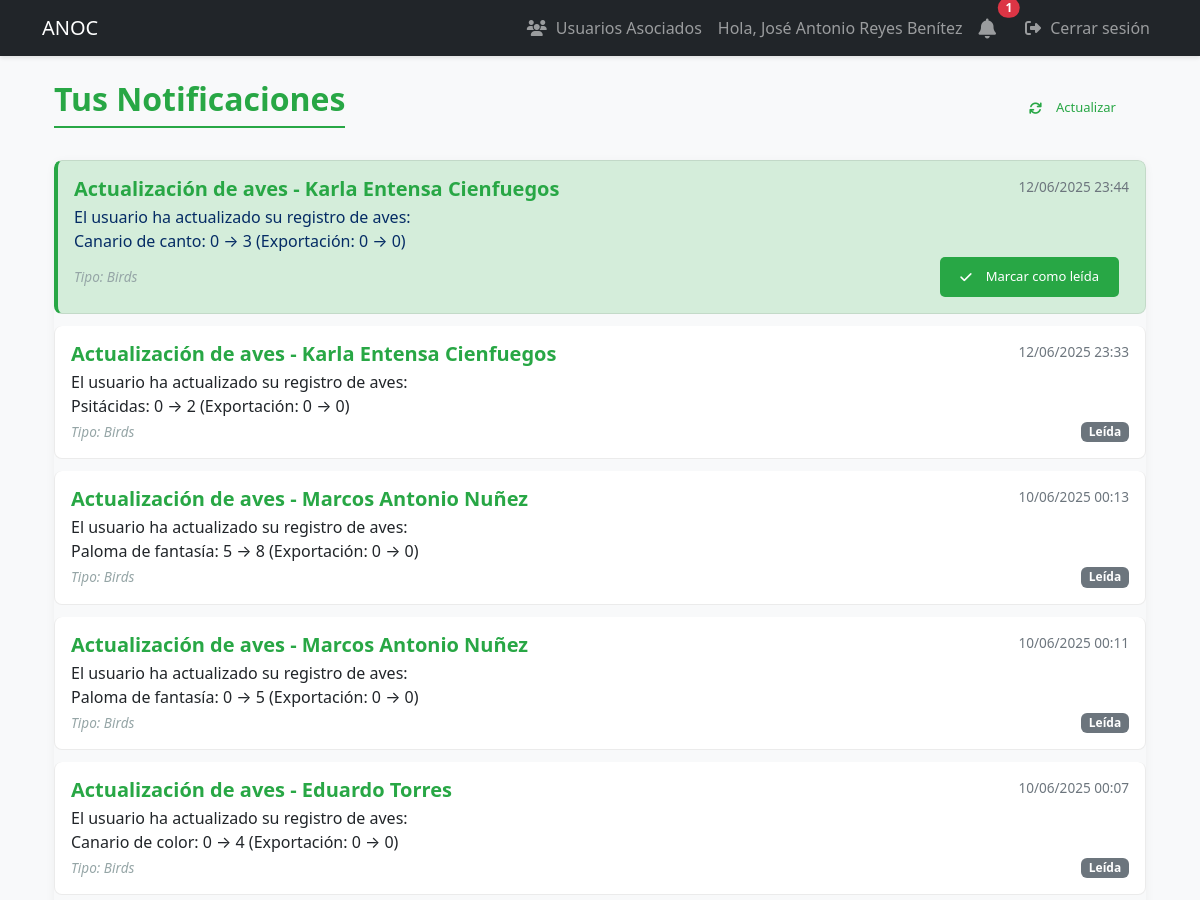
The app's page /notifications (signed in, upper part), older data.
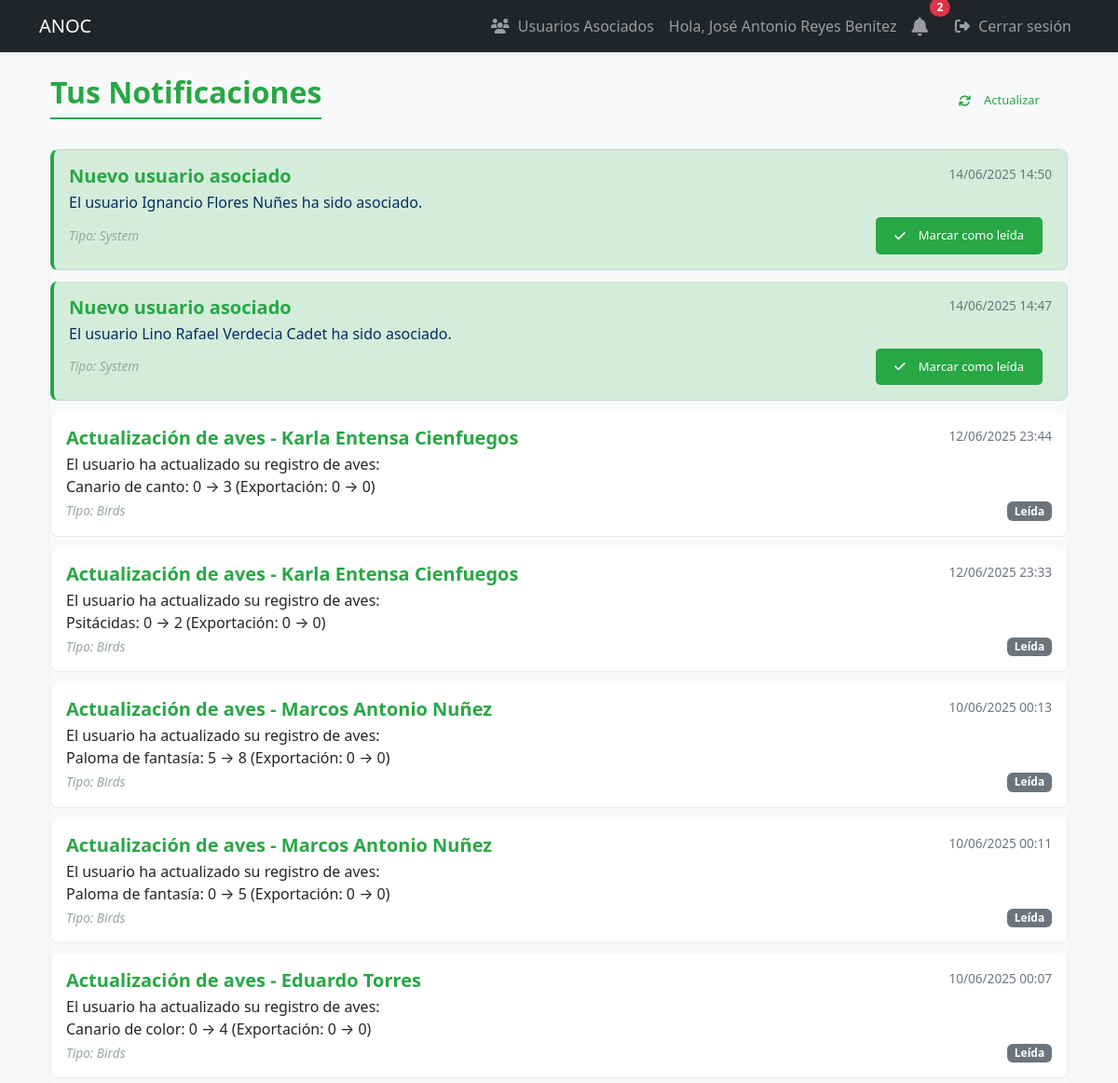
The same page, newer data.
### models.py (models this page shows)
class Notification(db.Model):
    id = db.Column(db.Integer, primary_key=True)
    user_id = db.Column(db.Integer, db.ForeignKey('user.id'), nullable=False)
    title = db.Column(db.String(100), nullable=False)
    message = db.Column(db.Text, nullable=False)
    is_read = db.Column(db.Boolean, default=False)
    created_at = db.Column(db.DateTime, default=datetime.utcnow)
    notification_type = db.Column(db.String(50))  # 'system', 'food', 'birds', 'award'

### app.py (the view)
@app.route('/notifications')
@login_required
def notifications():
    all_notifications = db.session.execute(
        select(Notification)
        .where(Notification.user_id == current_user.id)
        .order_by(Notification.created_at.desc())
    ).scalars().all()
    mark_notifications_as_read(current_user.id)
    return render_template('notifications.html', notifications=all_notifications)

### app.py (called while the page is built)
@login_manager.user_loader
def load_user(user_id):
    return db.session.get(User, int(user_id))

def mark_notifications_as_read(user_id):
    db.session.execute(
        update(Notification)
        .where(Notification.user_id == user_id, Notification.is_read == False)
        .values(is_read=True)
    )
    db.session.commit()

### templates/notifications.html
{% extends "base.html" %}
{% block content %}
    <div class="container mt-4">
        <div class="d-flex justify-content-between align-items-center mb-4">
            <h2>Tus Notificaciones</h2>
            <a href="{{ url_for('notifications') }}" class="btn btn-sm btn-outline-secondary">
                <i class="fas fa-sync"></i> Actualizar
            </a>
        </div>
        {% if notifications %}
            <div class="list-group">
                {% for notification in notifications %}
                    <div class="list-group-item list-group-item-action flex-column align-items-start
                        {% if not notification.is_read %}list-group-item-primary{% endif %}">
                        <div class="d-flex w-100 justify-content-between">
                            <h5 class="mb-1">{{ notification.title }}</h5>
                            <small>{{ notification.created_at.strftime('%d/%m/%Y %H:%M') }}</small>
                        </div>
                        <p class="mb-1">{{ notification.message | replace('\n', '<br>') | safe }}</p>
                        <div class="d-flex justify-content-between align-items-center">
                            <small class="text-muted">
                                Tipo: {{ notification.notification_type | capitalize }}
                            </small>
                            {% if not notification.is_read %}
                                <form method="POST" action="{{ url_for('mark_notification_read', notification_id=notification.id) }}">
                                    <button type="submit" class="btn btn-sm btn-success">
                                        <i class="fas fa-check"></i> Marcar como leída
                                    </button>
                                </form>
                            {% else %}
                                <span class="badge bg-secondary">Leída</span>
                            {% endif %}
                        </div>
                    </div>
                {% endfor %}
            </div>
        {% else %}
            <div class="alert alert-info">
                <i class="fas fa-info-circle"></i> No tienes notificaciones.
            </div>
        {% endif %}
    </div>
{% endblock %}

### templates/base.html (shortened to what this page needs)
<!DOCTYPE html>
<html lang="es">
<head>
    <link href="https://cdn.jsdelivr.net/npm/bootstrap@5.3.0/dist/css/bootstrap.min.css" rel="stylesheet">
    <link href="https://cdnjs.cloudflare.com/ajax/libs/font-awesome/6.4.0/css/all.min.css" rel="stylesheet">
    <link rel="stylesheet" href="{{ url_for('static', filename='css/styles.css') }}">
</head>
<body>
    <nav class="navbar navbar-expand-lg navbar-dark bg-dark">
        <div class="container">
            <a class="navbar-brand" href="{{ url_for('dashboard') }}">ANOC</a>
            <div class="collapse navbar-collapse" id="navbarNav">
                <ul class="navbar-nav">
                    {% if current_user.is_authenticated %}
                        {% if current_user.is_authenticated and current_user.role in ['specialist', 'dependiente'] %}
                            <li class="nav-item">
                                <a class="nav-link" href="{{ url_for('specialist_users') }}">
                                    <i class="fas fa-users"></i> Usuarios Asociados
                                </a>
                            </li>
                        {% endif %}
                        <li class="nav-item">
                            <span class="nav-link">Hola, {{ current_user.full_name }}</span>
                        </li>
                        <li class="nav-item position-relative me-2">
                            <a class="nav-link" href="{{ url_for('notifications') }}">
                                <i class="fas fa-bell fa-lg"></i>
                                {% if current_user.is_authenticated %}
                                    {% set unread_count = get_unread_notifications_count(current_user.id) %}
                                    {% if unread_count > 0 %}
                                        <span class="position-absolute top-0 start-100 translate-middle badge rounded-pill bg-danger">
                                            {{ unread_count }}
                                        </span>
                                    {% endif %}
                                {% endif %}
                            </a>
                        </li>
                        <li class="nav-item">
                            <a class="nav-link" href="{{ url_for('logout') }}">
                                <i class="fas fa-sign-out-alt"></i> Cerrar sesión
                            </a>
                        </li>
                    {% else %}
                        <li class="nav-item">
                            <a class="nav-link" href="{{ url_for('login') }}">
                                <i class="fas fa-sign-in-alt"></i> Iniciar sesión
                            </a>
                        </li>
                    {% endif %}
                </ul>
            </div>
        </div>
    </nav>
    <div class="container mt-4">
        {% block content %}{% endblock %}
    </div>
</body>
</html>

Row changes from the older to the newer data that the page shows:
added Notification: title "Nuevo usuario asociado", created_at "14/06/2025 14:50", message "El usuario Ignancio Flores Nuñes ha sido asociado.", notification_type "System", is_read False (drawn)
added Notification: title "Nuevo usuario asociado", created_at "14/06/2025 14:47", message "El usuario Lino Rafael Verdecia Cadet ha sido asociado.", notification_type "System", is_read False (drawn)
changed Notification (number 3 of 7 on the later page): is_read "Marcar como leída" → "Leída"
Text that changed along with them:
{{ unread_count }}: "1" → "2"
